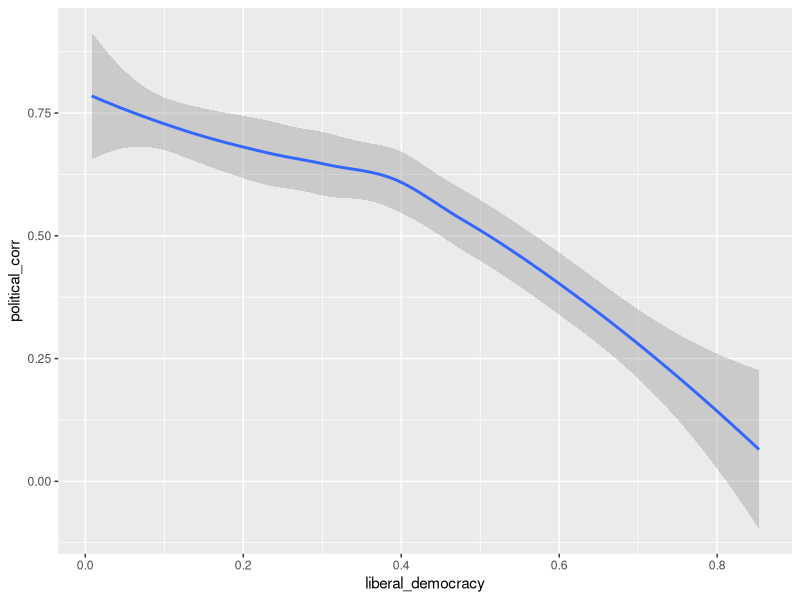
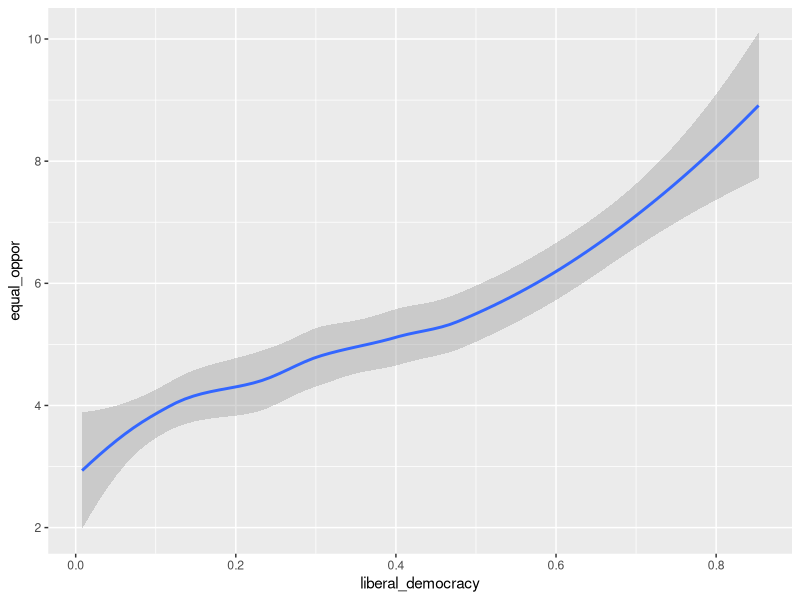
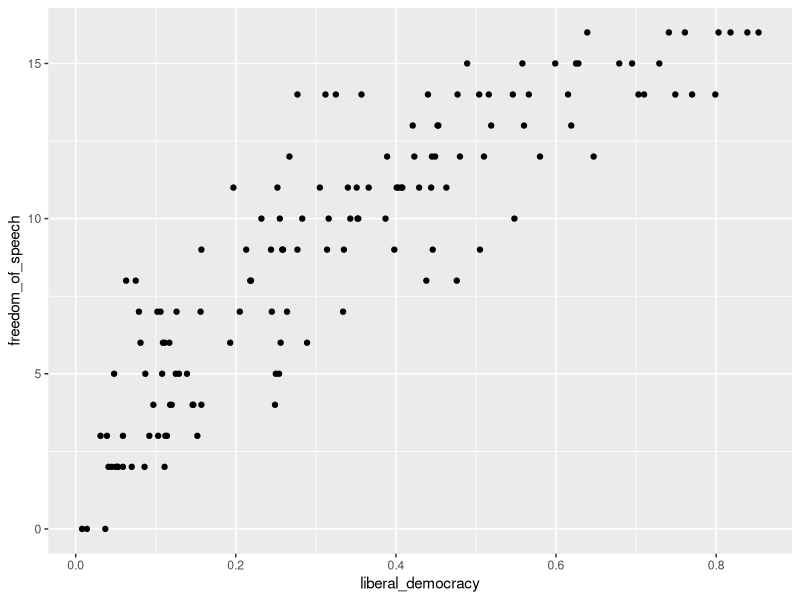
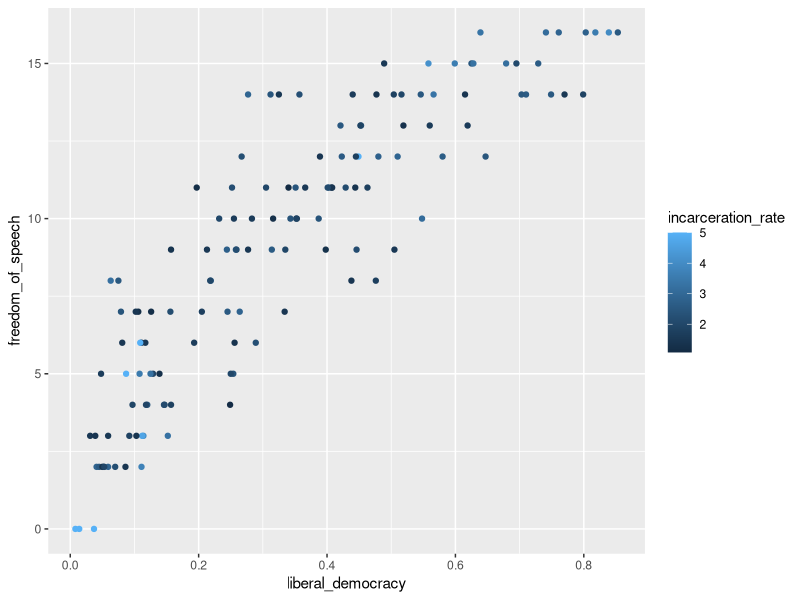
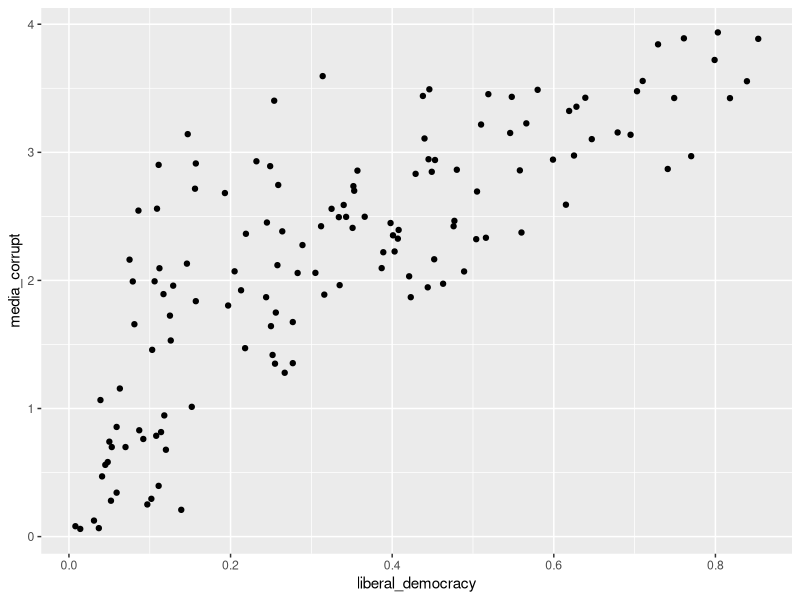

R code for these plots, in order: (Note: this script raises an error after producing the figures.)
## ---- chunk 1
knitr::opts_chunk$set(echo = TRUE)
## ---- chunk 2
  library(tidyverse)
## ---- chunk 3
  qog_std <- read.csv("dataset/qog_std_cs_jan22.csv")



qog_std %>% drop_na()
## ---- chunk 4
 qog_std$oecd_c
## ---- chunk 5
democracy_effect <- qog_std %>%
  select(
    vdem_libdem,
    vdem_corr,
    bti_eo,
    oecd_evogdp_t1,
    fh_feb,
    vdem_mecorrpt,
    ht_region,
    gpi_jail,
  )%>%
  rename(
    liberal_democracy = vdem_libdem,
    political_corr = vdem_corr,
    equal_oppor = bti_eo,
    gdp_growth =oecd_evogdp_t1,
    freedom_of_speech = fh_feb,
    media_corrupt = vdem_mecorrpt,
    region = ht_region,
    incarceration_rate = gpi_jail
  ) %>% drop_na(liberal_democracy, 
                political_corr, 
                equal_oppor, 
                freedom_of_speech, 
                media_corrupt
  )
    

democracy_effect
## ---- chunk 6
  ggplot(data = democracy_effect) +
  geom_smooth(mapping = aes(x = liberal_democracy, y = political_corr))
## ---- chunk 7
  ggplot(data = democracy_effect) +
  geom_smooth(mapping = aes(x = liberal_democracy, y = equal_oppor))

## ---- chunk 8
  ggplot(data = democracy_effect) +
  geom_point(mapping = aes(x = liberal_democracy, y = freedom_of_speech)) 
## ---- chunk 9
  ggplot(data = democracy_effect) +
  geom_point(mapping = aes(x = liberal_democracy, y = freedom_of_speech, color = incarceration_rate)) 


## ---- chunk 10

  ggplot(data = democracy_effect) +
  geom_point(mapping = aes(x = liberal_democracy, y = media_corrupt))

## ---- chunk 11

  ggplot(data = democracy_effect) +
  geom_bar(mapping = aes(x = institution))
## ---- chunk 12
  ggplot(data = democracy_effect) +
  geom_smooth(mapping = aes(x = liberal_democracy, y = accepting_bribe))


## ---- chunk 13
  ggplot(data = democracy_effect) +
  geom_smooth(mapping = aes(x = liberal_democracy, y = embezzlement))

## ---- chunk 14
  ggplot(data = democracy_effect, mapping = aes(x = liberal_democracy, y = freedom_of_speech)) +
  geom_point() +
  geom_smooth(method = lm, color ="red", se=FALSE)


## ---- chunk 15
  ggplot(data = democracy_effect) +
  geom_smooth(mapping = aes(x = liberal_democracy, y = rule_of_law))

## ---- chunk 16
  ggplot(data = democracy_effect) +
  geom_point(mapping = aes(x = liberal_democracy, y = civil_rights))
## ---- chunk 17
  ggplot(data = democracy_effect) +
  geom_smooth(mapping = aes(x = liberal_democracy, y = relig_importance))
